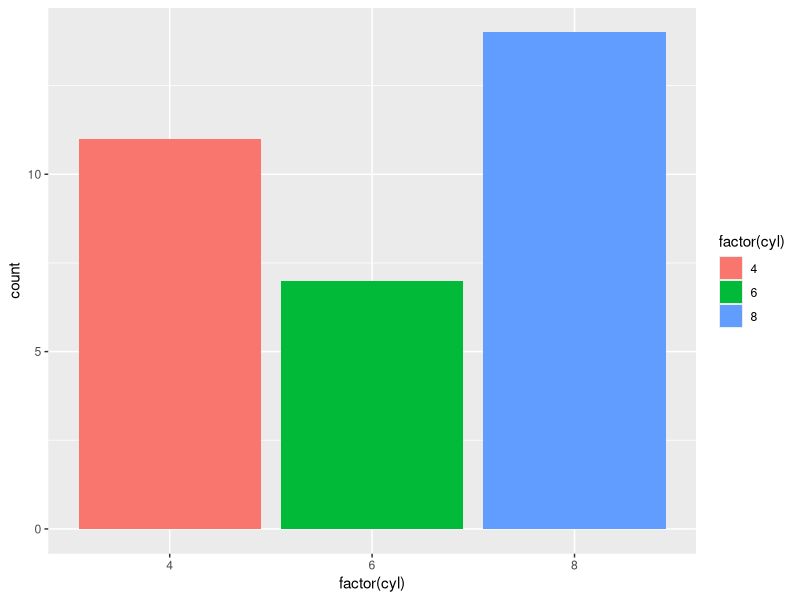
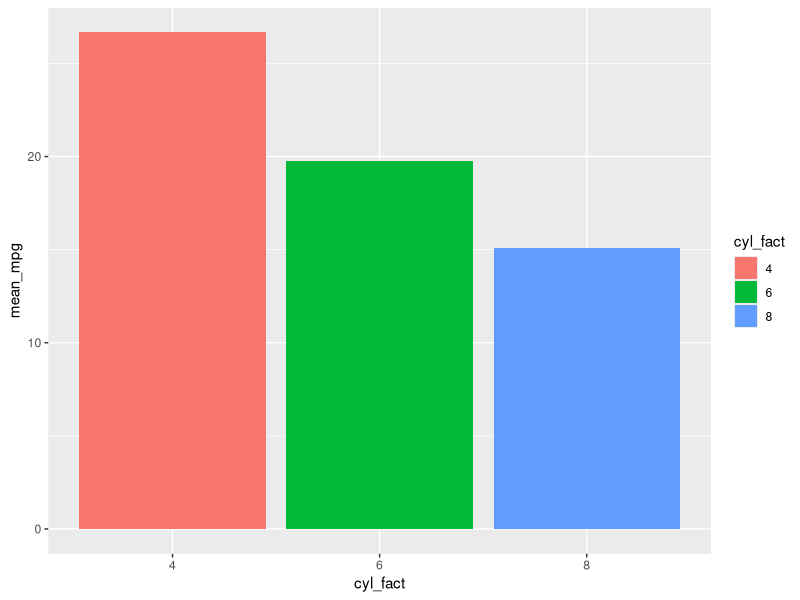
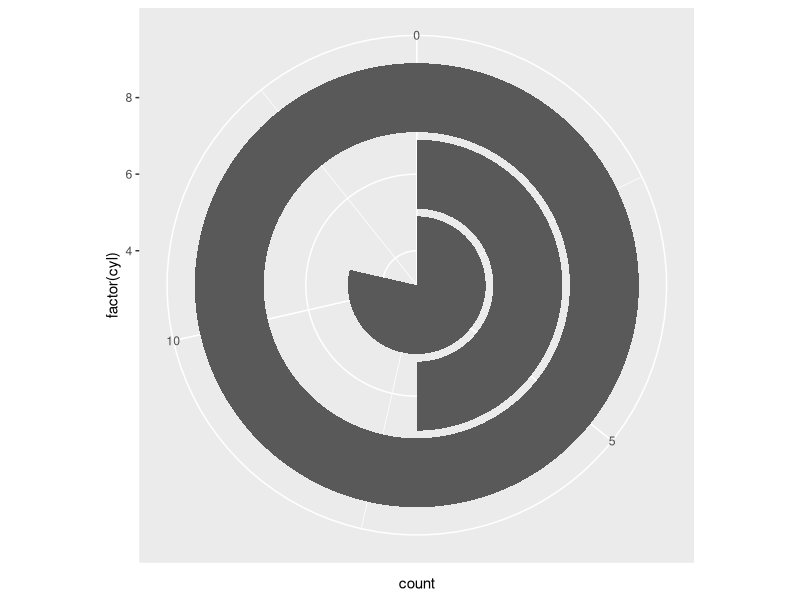
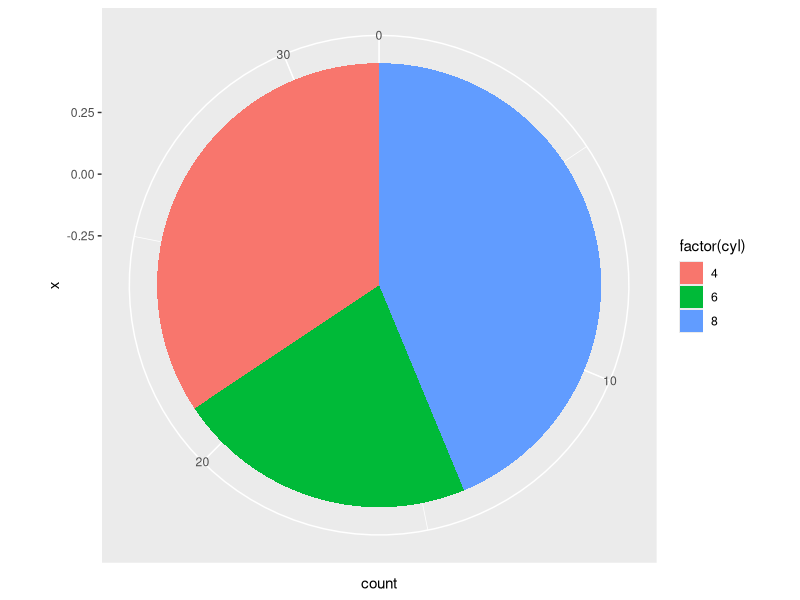
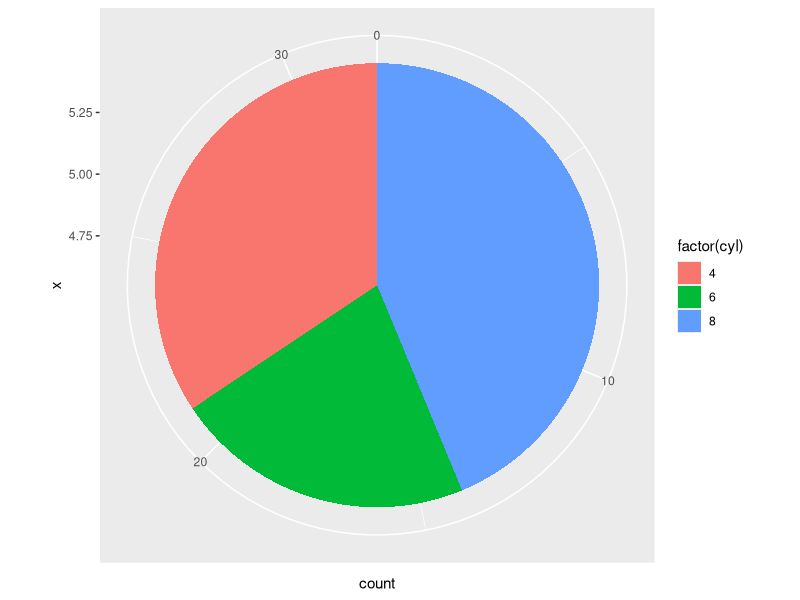
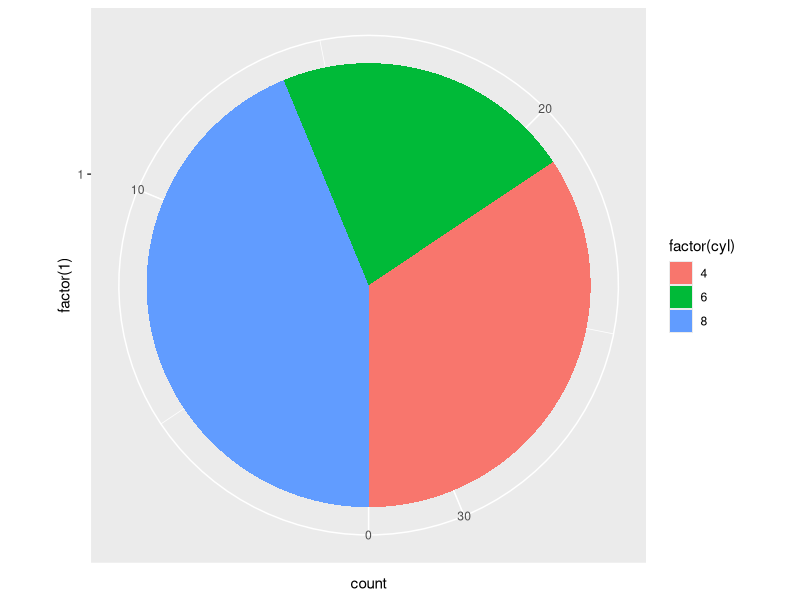
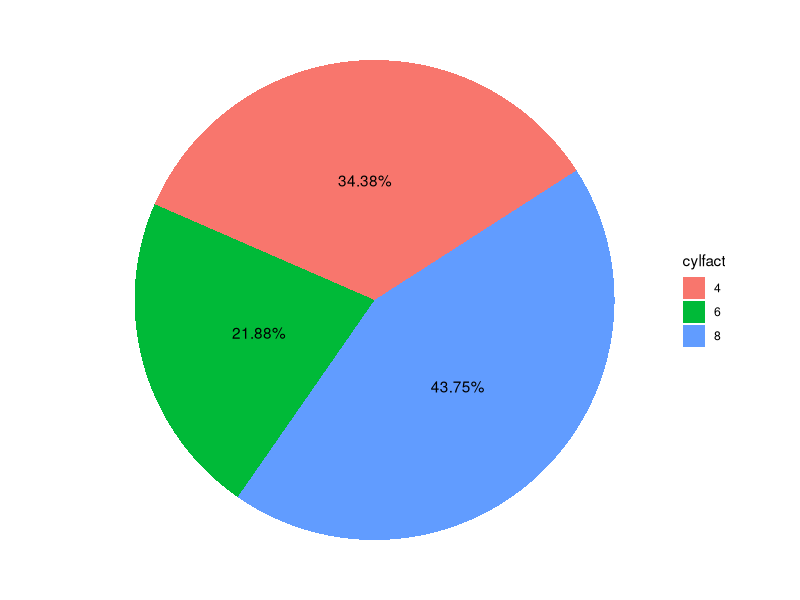

The R script that drew these images, in order: (Note: this script raises an error after producing the figures.)
# Data Visualization
# Prof. Robert A. Cooper

# Polar Coordinates.

# Polar coordinates allow us to make pie charts, coxcomb/rose plots, and other circle-oriented plots. 

# Ultimately, the first concept for polar coordinates is 'theta'.
# Theta represents the variable that will be tied to the angles created at the center of the circle. 

# For our purposes in ggplot2, that will be either 'x' or 'y'.

library(tidyverse)
 
 # ggplot2's coord_polar. 
 
 # We need to know 'theta'. Is X or Y going to inform the angles from the center?
 
 # Pie chart = single stacked bar plot turned polar. Don't believe me? 
 
data("mtcars")
glimpse(mtcars)
 
# Bar chart.
 
 mtcars %>%
   ggplot(aes(x = factor(cyl), fill = factor(cyl))) +
   geom_bar() 
 
 mtcars %>%
    mutate(cyl_fact = factor(cyl)) %>%
    group_by(cyl_fact) %>%
    summarize(mean_mpg = mean(mpg, na.rm = TRUE)) %>%
    ggplot(aes(x = cyl_fact, y = mean_mpg, fill = cyl_fact)) +
    geom_col() 
 
# Bar chart plus polar coordinates... 
 
 mtcars %>%
   ggplot(aes(x = factor(cyl))) +
   geom_bar() +
   coord_polar(theta = "y")
 
 ##### Actual Pie chart. 
 # To create our pie chart we rearrange the aesthetics a bit. 
 
 
 mtcars %>%
   ggplot(aes(x = 0, fill = factor(cyl))) +
   geom_bar() +
   coord_polar(theta = "y") 

# Note: the constant has no real meaning here. Just meant to be a constant.  
  
 mtcars %>%
    ggplot(aes(x = 5, fill = factor(cyl))) +
    geom_bar() +
    coord_polar(theta = "y")
 
## Pie chart rotated. 
## The 'start' argument is based on radians.
 
 mtcars %>%
    ggplot(aes(x = factor(1), fill = factor(cyl))) +
    geom_bar() +
    coord_polar(theta = "y",
                start =  pi)


## Pie charts rotated AND labeled by slice. 
## If you want to label your pie charts in ggplot2,
## by proportion/percent, at least, you'll have to quickly 
## mutate a new proportion/percent variable. 
 
pie1 <-  mtcars %>%
    ggplot(aes(x = factor(1), fill = factor(cyl))) +
    geom_bar() +
    coord_polar(theta = "y",
                start = pi) 

mtcars2 <- mtcars %>%
   mutate(cylfact = factor(cyl)) %>%
   group_by(cylfact) %>%
   summarize(nn = n()) %>%
   ungroup() %>%
   mutate(prop = nn/sum(nn)*100) %>%
   select(nn, prop, everything())


 mtcars2 %>%
   ggplot(aes(x = factor(1), fill = cylfact, y = nn)) +
   geom_bar(stat = "identity") +
   geom_text(aes(label = paste0(round(prop, 2), "%"), x = 1),
                 position = position_stack(vjust = 0.5)) +
   coord_polar(theta = "y", start = 1) +
   theme_void()
 
 ### For two-panel plots. See also the 'cowplot' package
 
 position_st
 
 library(gridExtra)
 # library(cowplot) 
 
 grid.arrange(plot1, plot2, plot3, ncol = 2,
              top = "A Simple Grid Example") 
 
## Rose plot using the 'diamonds' data set. 

data("diamonds")
glimpse(diamonds) 

?diamonds # For further info on data. 

# What do we want here instead? First, we are changing theta to X.
# Second, the center angles are all the same,
# built off different categories of diamond color. 
# We now vary the plot by the length of the "petal". 

# Stacked version of roseplot. 

diamonds %>%
   group_by(cut, color) %>%
   summarize(avgcarat = mean(carat, na.rm = TRUE)) %>%
   ggplot(aes(x = color, y = avgcarat, fill = cut)) +
   geom_bar(width = 1, stat = "identity") +
   labs(title = "Color, Cut, and Carat: Diamonds",
        x = "Color (D (Best) to J (Worst)",
        y = " Average Carat",
        fill = "Cut") +
   coord_polar(theta =  "x") +
   theme_minimal()

# Unstacked version of roseplot. 

diamonds %>%
  group_by(cut, color) %>%
  summarize(avgcarat = mean(carat, na.rm = TRUE)) %>%
  ggplot(aes(x = color, y = avgcarat, fill = cut)) +
  geom_bar(width = 1, stat = "identity", position = "identity", alpha = 0.4) +
  labs(title = "Color, Cut, and Carat: Diamonds",
       x = "Color (D (Best) to J (Worst)",
       y = " Average Carat",
       fill = "Cut") +
  coord_polar(theta =  "x") +
  theme_minimal()
# 

# Just for fun, we can glimpse into the future of the course...

library(gganimate)

plot3 +
   transition_states(color)

# We can also keep the states shown. 

plot3 +
   transition_manual(color,
                     cumulative = TRUE)


############# transition_filter. 
# Data = iris


data("iris")

anim <- ggplot(iris, aes(Petal.Width, Petal.Length, colour = Species)) +
   geom_point() +
   transition_filter(
      transition_length = 2,
      filter_length = 1,
      Setosa = Species == 'setosa',
      Long = Petal.Length > 4,
      Wide = Petal.Width > 2
   ) +
   ggtitle(
      'Filter: {closest_filter}',
      subtitle = '{closest_expression}'
   ) +
   enter_fade() +
   exit_fly(y_loc = 0)

animate(anim)

# result of the exit function)

anim2 <- ggplot(iris, aes(Petal.Width, Petal.Length, colour = Species)) +
   geom_point() +
   transition_filter(
      transition_length = 2,
      filter_length = 1,
      Setosa = Species == 'setosa',
      Long = Petal.Length > 4,
      Wide = Petal.Width > 2,
      keep = TRUE
   ) +
   ggtitle(
      'Filter: {closest_filter}',
      subtitle = '{closest_expression}'
   ) +
   exit_recolour(colour = 'grey') +
   exit_shrink(size = 0.5)

animate(anim2)
    
